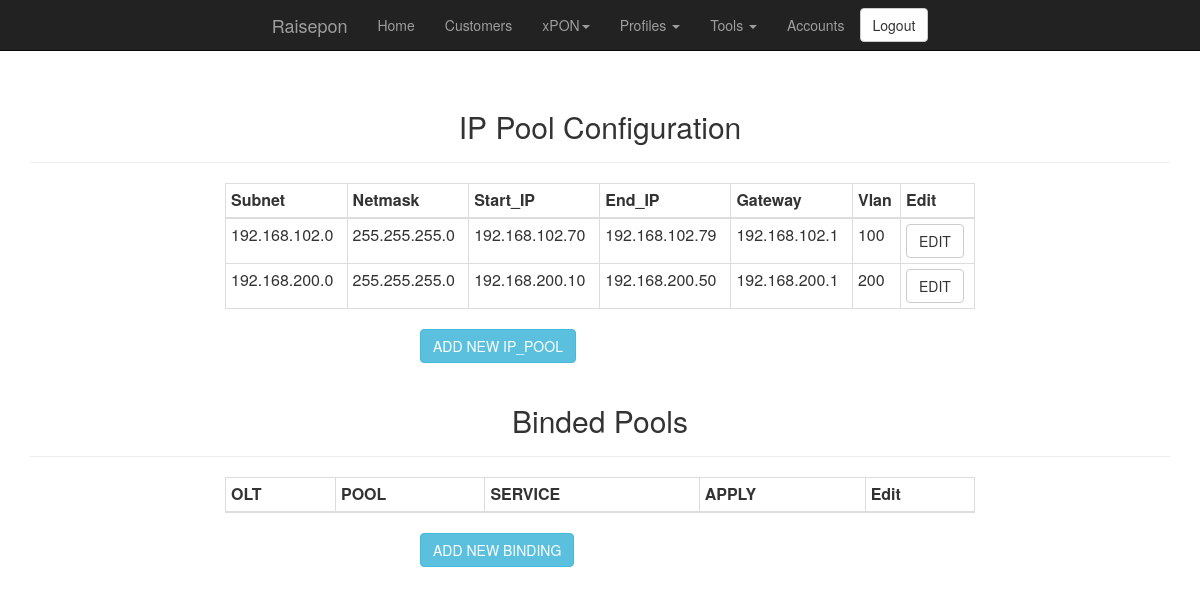
The app's page /ip_pool.php (signed in) with its own data.
### tables this page shows
CREATE TABLE `ip_pool` (
  `ID` int(11) NOT NULL AUTO_INCREMENT,
  `SUBNET` int(10) unsigned NOT NULL,
  `NETMASK` int(10) unsigned NOT NULL,
  `START_IP` int(10) unsigned NOT NULL,
  `END_IP` int(10) unsigned NOT NULL,
  `GATEWAY` int(10) unsigned NOT NULL,
  `VLAN` smallint(6) NOT NULL,
  PRIMARY KEY (`ID`)
);

### classes/db_connect_class.php (called while the page is built, shortened)
<?php
class db_connect {
	private static $mysql_user = "raisepon";
	private static $mysql_pass = "r41sepon";
	private static $instance;
	private function __construct() {
		try {
			$this->db = new PDO('mysql:host=localhost;dbname=raisepon;charset=utf8', self::$mysql_user, self::$mysql_pass);
		} catch (PDOException $e) {
			echo 'Connection Failed: ' . $e->getMessage();
			exit;
		}
	}
	 public static function getInstance()
    {
        if (!isset(self::$instance))
        {
            self::$instance = new $object;
        }
        return self::$instance;
    }
}
?>

### classes/ip_pool_class.php (called while the page is built, shortened)
<?php
include_once("db_connect_class.php");
class ip_pool {
	function build_table_ip_pool() {
		try {
			$conn = db_connect::getInstance();
			$result = $conn->db->query("SELECT ID, INET_NTOA(SUBNET) as SUBNET, INET_NTOA(NETMASK) as NETMASK, INET_NTOA(START_IP) as START_IP, INET_NTOA(END_IP) as END_IP, INET_NTOA(GATEWAY) as GATEWAY, VLAN from IP_POOL");
		} catch (PDOException $e) {
			$error =  "Connection Failed:" . $e->getMessage() . "\n";
			return $error;
		}
		$rows = $result->fetchAll();
		return $rows;
	}
}
?>

### ip_pool.php (the view, shortened to what this page needs)
<?php
include_once("header.php");
include_once("classes/ip_pool_class.php");
include_once("navigation.php");
$ip_pool_obj = new ip_pool();
?>
<div class="container">
	<div class="text-center">
		<div class="page-header">
			<h2>IP Pool Configuration</h2>
		</div>
	</div>
	<div class=row>
		<div class="col-md-8 col-md-offset-2">
			<div class="table-responsive">
				<table class="table table-bordered table-condensed">
					<thead>
					  <tr>
						<th>Subnet</th>
						<th>Netmask</th>
						<th>Start_IP</th>
						<th>End_IP</th>
						<th>Gateway</th>
						<th>Vlan</th>
						<th>Edit</th>
					  </tr>
					</thead>
					<tbody>
					<?php
					$rows = $ip_pool_obj->build_table_ip_pool();
					foreach ($rows as $row) {
						print "<tr><td>" . $row['SUBNET'] . "</td><td>" . $row['NETMASK'] . "</td><td>" . $row['START_IP'] . "</td><td>" . $row['END_IP'] . "</td><td>" . $row['GATEWAY'] . "</td><td>" . $row['VLAN'] . "</td><td><button type=\"button\" class=\"btn btn-default\" onClick=\"get_ip_pool('". $row['ID'] ."');\">EDIT</button></td></tr>";
					}
					?>
					</tbody>
				</table>
			</div>
		</div>
	</div>
</div>
<div class="container">
	<div class="row">
		<div class="col-md-4"></div>
			<div class="col-md-4">
				<button type="button" class="btn btn-info" onClick="get_ip_pool();">ADD NEW IP_POOL</button>
			</div>
		</div>
	<div class="col-md-4"></div>
</div>
<div class="container">
	<div class="text-center">
		<div class="page-header">
			<h2>Binded Pools</h2>
		</div>
	</div>
	<div class=row>
		<div class="col-md-8 col-md-offset-2">
			<div class="table-responsive">
				<table class="table table-bordered table-condensed">
					<thead>
					  <tr>
						<th>OLT</th>
						<th>POOL</th>
						<th>SERVICE</th>
						<th>APPLY</th>
						<th>Edit</th>
					  </tr>
					</thead>
				</table>
			</div>
		</div>
	</div>
</div>
<div class="container">
	<div class="row">
		<div class="col-md-4"></div>
			<div class="col-md-4">
				<button type="button" class="btn btn-info" onClick="olt_ip_pool();">ADD NEW BINDING</button>
			</div>
		</div>
	<div class="col-md-4"></div>
</div>

### records on screen
ip_pool: SUBNET "192.168.102.0", NETMASK "255.255.255.0", START_IP "192.168.102.70", END_IP "192.168.102.79", GATEWAY "192.168.102.1", VLAN "100"
ip_pool: SUBNET "192.168.200.0", NETMASK "255.255.255.0", START_IP "192.168.200.10", END_IP "192.168.200.50", GATEWAY "192.168.200.1", VLAN "200"
